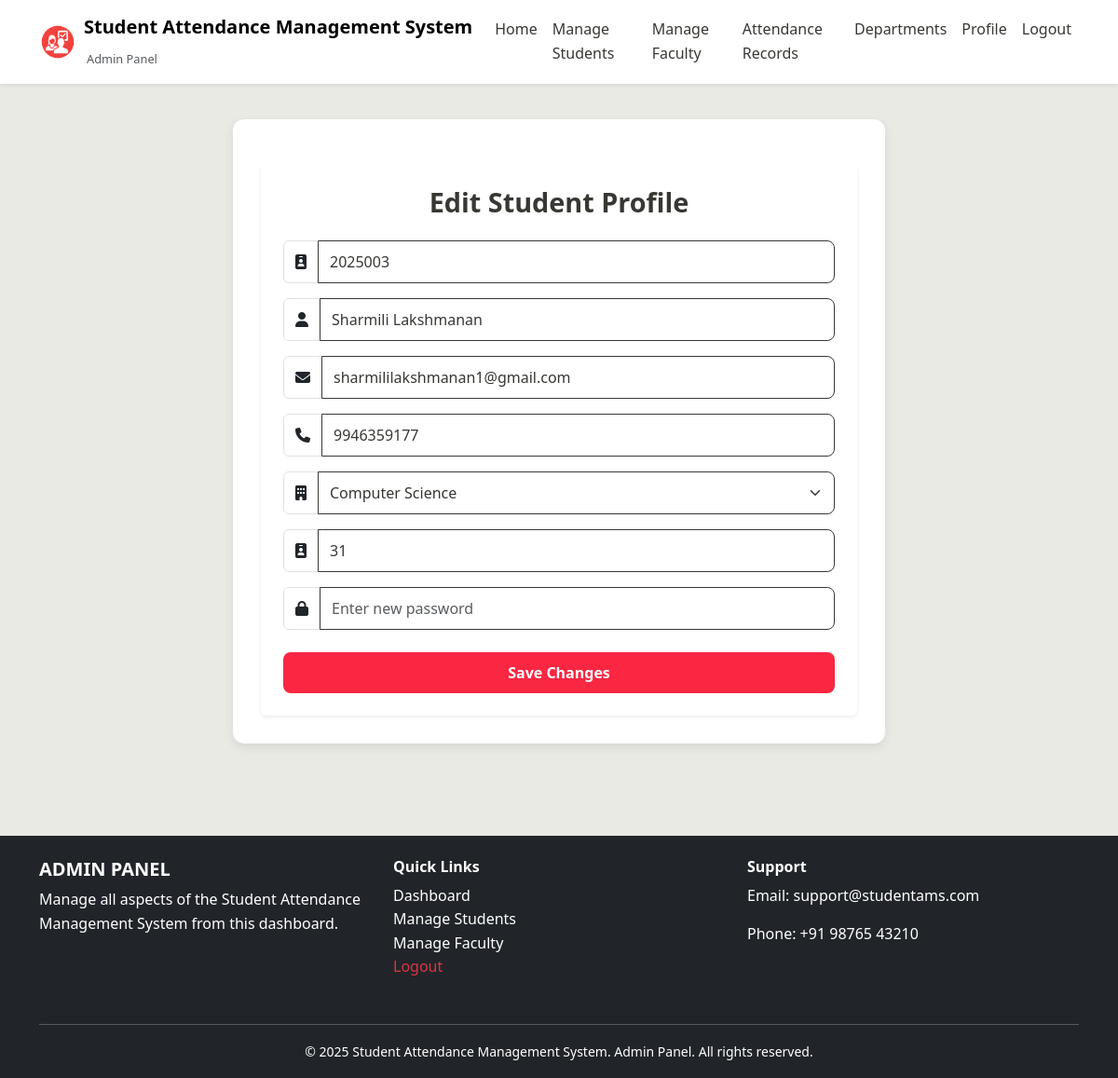
The page /appAdmin/adminStudentProfileEdit/2025003/ (signed in) on the database its author committed.
### core/models.py (models this page shows, shortened)
class StudentProfile(models.Model):
    user = models.OneToOneField(settings.AUTH_USER_MODEL, on_delete=models.CASCADE)
    admn_no = models.CharField(max_length=20, primary_key=True, unique=True)
    full_name = models.CharField(max_length=150, null=True, blank=True)
    roll_no = models.CharField(max_length=50, unique=True, blank=True,null=True)
    phone = models.CharField(max_length=15)
    department = models.CharField(max_length=100)

class User(AbstractUser):
    ROLE_CHOICES = (
        ('admin', 'Admin'),
        ('faculty', 'Faculty'),
        ('student', 'Student'),
    )
    role = models.CharField(max_length=10, choices=ROLE_CHOICES)
    full_name = models.CharField(max_length=150, null=True, blank=True)

### adminPanel/views.py (the view)
    @login_required
    def wrapper(request, *args, **kwargs):
        if hasattr(request.user, 'role') and request.user.role == 'admin':
            return view_func(request, *args, **kwargs)
        else:
            return HttpResponseForbidden("You are not authorized to view this page.")

### adminPanel/views.py (called while the page is built, shortened)
def admin_required(view_func):
    @login_required
    def wrapper(request, *args, **kwargs):
        if hasattr(request.user, 'role') and request.user.role == 'admin':
            return view_func(request, *args, **kwargs)
        else:
            return HttpResponseForbidden("You are not authorized to view this page.")
    return wrapper

@never_cache
@admin_required
def adminEditStudent(request, admn_no):
    student = get_object_or_404(StudentProfile, admn_no=admn_no)
    user = student.user
    context = {
        'student': student,
        'user': student.user,
    }
    return render(request, 'Student_AMS/adminEditStudent.html', context)

### templates/Student_AMS/adminEditStudent.html (shortened to what this page needs)
{% extends "./adminBase.html" %}
{% block content %}
<main class="container flex-grow-1 pt-5 student-editprofile-content" style="margin-top:-30px; max-width: 700px;">
  <div class="card shadow-sm p-4 border-0">
    <h2 class="text-center mb-4 student-editprofile-heading">Edit Student Profile</h2>
    <form id="editProfileForm" class="student-editprofile-form" method="POST">
      <div class="mb-3 input-group">
        <span class="input-group-text bg-white"><i class="fa fa-id-badge"></i></span>
        <input type="text" class="form-control" id="admn_no" name="admn_no" readonly value="{{ student.admn_no }}" />
      </div>
      <div class="mb-3 input-group">
        <span class="input-group-text bg-white"><i class="fa fa-user"></i></span>
        <input type="text" class="form-control" id="fullName" name="fullName" required value="{{ student.full_name }}" />
      </div>
      <div class="mb-3 input-group">
        <span class="input-group-text bg-white"><i class="fa fa-envelope"></i></span>
        <input type="email" class="form-control" id="email" name="email" required value="{{ user.email }}" />
      </div>
      <div class="mb-3 input-group">
        <span class="input-group-text bg-white"><i class="fa fa-phone"></i></span>
        <input type="tel" class="form-control" id="phone" name="phone" required value="{{ student.phone }}" />
      </div>
      <div class="mb-3 input-group">
        <span class="input-group-text bg-white"><i class="fa fa-building"></i></span>
        <select class="form-select" id="department" name="department" required>
          <option value="computer science" {% if student.department == 'computer science' %}selected{% endif %}>Computer Science</option>
        </select>
      </div>
      <div class="mb-3 input-group">
        <span class="input-group-text bg-white"><i class="fa fa-id-badge"></i></span>
        <input type="text" class="form-control" id="rollNumber" name="rollNumber" required value="{{ student.roll_no }}" />
      </div>
      <div class="mb-4 input-group">
        <span class="input-group-text bg-white"><i class="fa fa-lock"></i></span>
        <input type="password" class="form-control" id="password" name="password" placeholder="Enter new password" />
      </div>
      <button type="submit" class="btn  w-100 student-editprofile-submit-btn">Save Changes</button>
    </form>
  </div>
</main> <br> <br>
{% endblock %}

### static/css/styles.css (style rules this page uses)
:root { --light-bg: #e8eae3; --dark-text: #373833; --accent-red: #fa2742; }
body { font-family: 'Segoe UI', Tahoma, Geneva, Verdana, sans-serif; background-color: #e8eae3; color: #373833; margin: 0; padding: 0; line-height: 1.6; padding-top: 60px; }
.form-select, .form-control { border-radius: 6px; border: 1.5px solid #ccc; transition: border-color 0.3s ease; }
.student-editprofile-content { background-color: #fff; border-radius: 12px; padding: 30px; box-shadow: 0 4px 10px rgba(55, 56, 51, 0.1); }
.student-editprofile-heading { font-weight: 700; color: var(--dark-text); font-size: 1.8rem; margin-bottom: 25px; text-align: center; }
.student-editprofile-form .form-control, .student-editprofile-form .form-select { background-color: #fff; color: var(--dark-text); border: 1px solid var(--dark-text); border-radius: 8px; padding: 10px 12px; transition: border-color 0.2s ease-in-out, box-shadow 0.2s ease-in-out; }
.student-editprofile-submit-btn { background-color: var(--accent-red); color: #fff; border: none; padding: 10px 16px; font-weight: 600; font-size: 1rem; border-radius: 8px; transition: background-color 0.2s ease-in-out; }

### rows shown on the page
StudentProfile: admn_no "2025003", fullName "Sharmili Lakshmanan", phone "9946359177", department "Computer Science", rollNumber "31"
User: email "sharmililakshmanan1@gmail.com"
